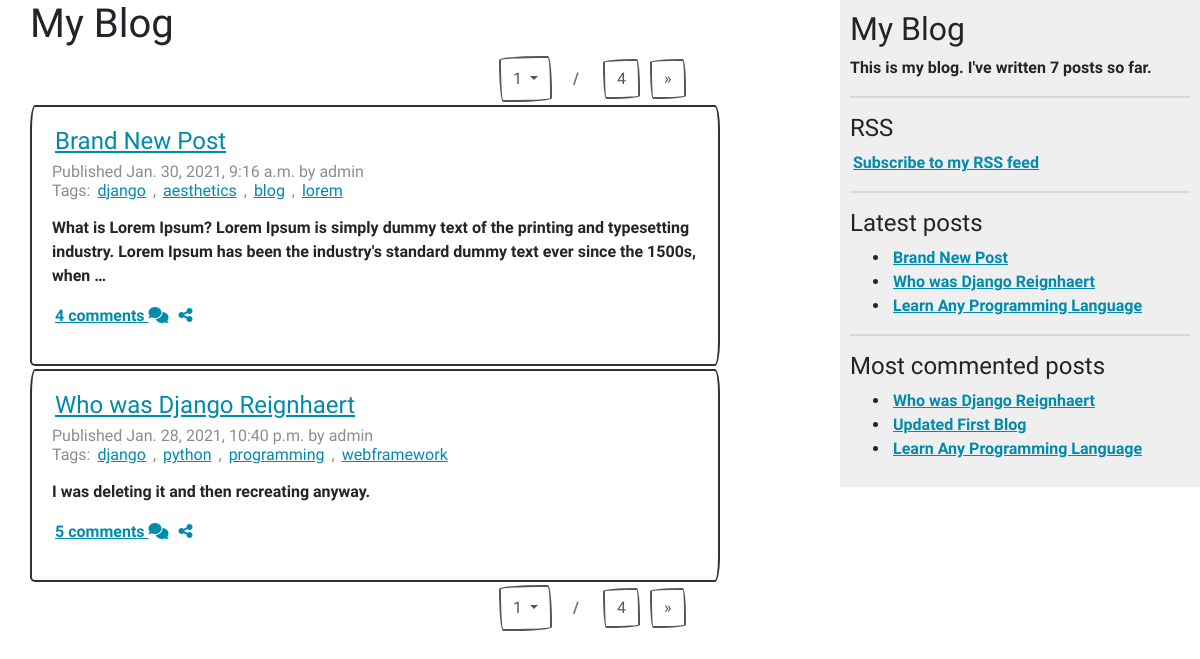
Page /blog/ on the earlier database version.
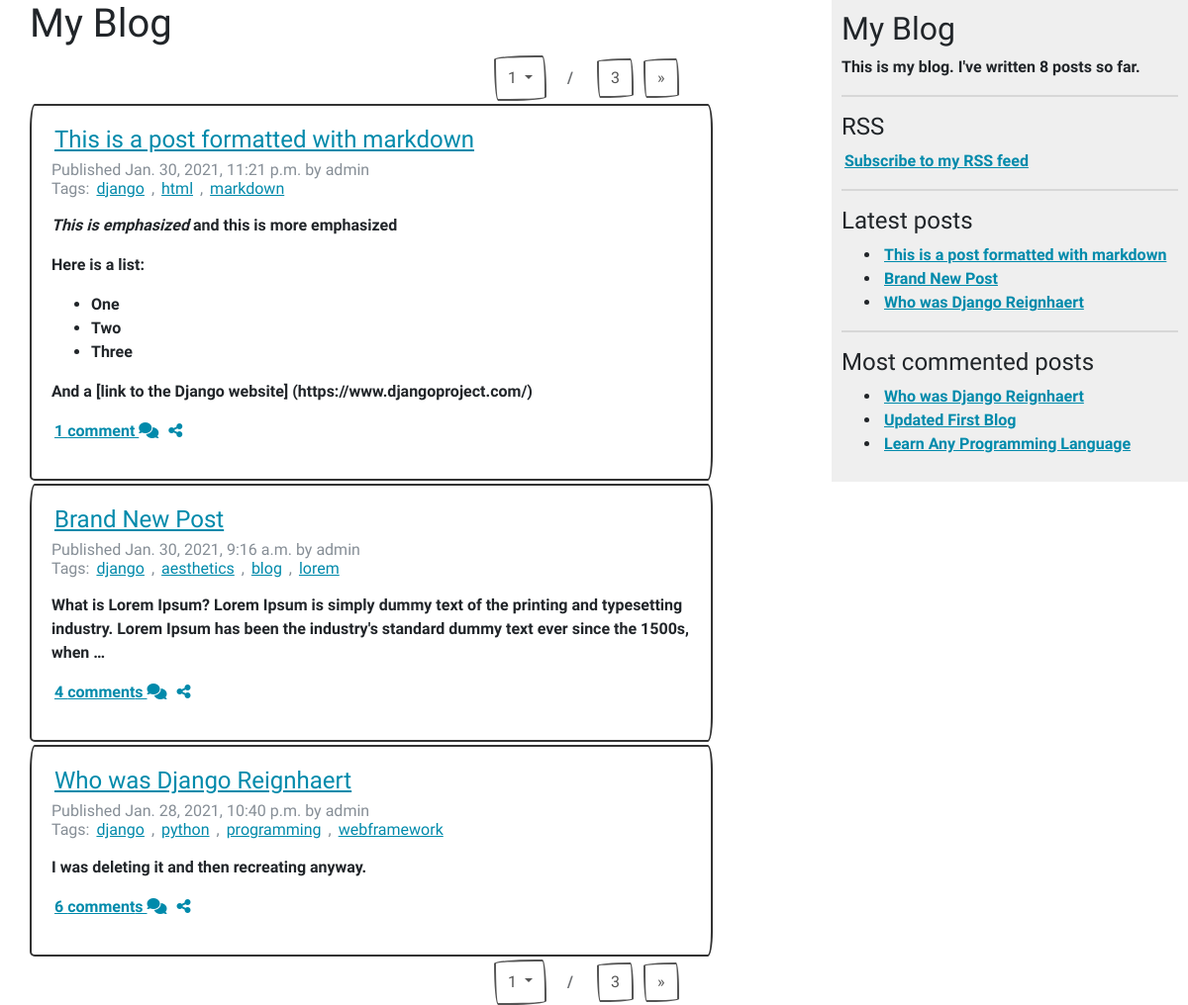
Same page on the later database version.
### blog/models.py (models this page shows, shortened)
class Post(models.Model):
    STATUS_CHOICES = (
        ('draft', 'Draft'),
        ('published', 'Published')
    )
    title = models.CharField(max_length=250)
    slug = models.SlugField(max_length=250, unique_for_date='publish')
    author = models.ForeignKey(User, on_delete=models.CASCADE, related_name='blog_posts')
    body = models.TextField()
    publish = models.DateTimeField(default=timezone.now)
    created = models.DateTimeField(auto_now_add=True)
    updated = models.DateTimeField(auto_now=True)
    status = models.CharField(max_length=10,
                            choices=STATUS_CHOICES,
                            default='draft')
    tags = TaggableManager()
    class Meta:
        ordering = ('-publish', ) # append ',' to tell Python it's a tuple.
    def get_absolute_url(self):
        return reverse('blog:post_detail',
                        args=[self.publish.year,
                                self.publish.month,
                                self.publish.day, self.slug])
    objects = models.Manager()
    published = PublishedManager()

### blog/views.py (the view)
# urls.py: path('', views.post_list, name='post_list'),
def post_list(request, tag_slug=None):
    object_list = Post.published.all()
    tag = None
    if tag_slug:
        tag = get_object_or_404(Tag, slug=tag_slug)
        object_list = object_list.filter(tags__in=[tag])
    BLOG_POSTS_PAGE_SIZE = get_object_or_404(IntegerParams, name='BLOG_POSTS_PAGE_SIZE').value
    paginator = Paginator(object_list, per_page=BLOG_POSTS_PAGE_SIZE)
    page_number = request.GET.get('page_number')
    try:
        posts = paginator.get_page(page_number)
    except  PageNotAnInteger:
        posts = paginator.get_page(1)
    except EmptyPage:
        posts = paginator.get_page(paginator.num_pages)
    return render(request, 'blog/post/list.html',
                        {
                            'posts': posts,
                            'page_number': page_number,
                            'range': range(1,paginator.num_pages+1),
                            'tag': tag
                        })

### blog/models.py (called while the page is built)
    def get_queryset(self):
        return super(PublishedManager, self).get_queryset()\
                                            .filter(status='published')

### blog/templatetags/blog_tags.py (called while the page is built)
@register.simple_tag
def total_posts():
    return Post.published.count()

@register.inclusion_tag('blog/post/latest_posts.html')
def show_latest_posts(count=5):
    latest_posts = Post.published.order_by('-publish')[:count]
    return {'latest_posts': latest_posts}

@register.simple_tag
def get_most_commented_posts(count=5):
    return Post.published.annotate(total_comments=Count('comments')).order_by('-total_comments')[:count]

@register.filter(name='markdown')
def markdown_format(text):
    return mark_safe(markdown.markdown(text))

### blog/templates/blog/post/list.html (shortened to what this page needs)
{% extends 'blog/base.html' %}
{% load blog_tags %}
{% block content %}
    <h1>My Blog</h1>
    {% include 'blog/pagination.html' with page=posts %}
    {% for post in posts %}
        <div class="card">
            <div class="card-body">
                <h4 class="card-title"><a href="{{ post.get_absolute_url }}">{{ post.title }}</a></h4>
                <h6 class="card-subtitle mb-2 text-muted">
                    Published {{ post.publish }} by {{ post.author }} <br>
                    Tags:
                    {% for tag in post.tags.all %}
                        <a href="{% url 'blog:post_list_by_tag' tag.slug %}">{{ tag.name }}</a>
                        {% if not forloop.last %}, {% endif %}
                    {% endfor %}
                </h6>
                <p class="card-text">
                    {{ post.body|markdown|truncatewords_html:30 }}
                </p>
                {% with post.comments.count as total_comments %}
                    <p class="text-muted">
                        <a href="{{ post.get_absolute_url }}">{{total_comments}} comment{{total_comments|pluralize}} <i class="fas fa-comments"></i></a>
                        <a href="{% url 'blog:post_share' post.id %}"><i class="fas fa-share-alt"></i></a>
                    </p>
                {% endwith %}
            </div>
        </div>
    {% endfor %}
    {% include 'blog/pagination.html' with page=posts %}
{% endblock %}

### blog/templates/blog/base.html (shortened to what this page needs)
{% load blog_tags %}
{% load static %}
<!DOCTYPE html>
<html lang="en">
<head>
    <link rel="stylesheet" href="{% static 'blog/css/bootstrap-united.min.css' %}">
    <link rel="stylesheet" href="{% static 'blog/css/bootstrap-sketchy.min.css' %}">
    <link rel="stylesheet" href="{% static 'blog/css/main.css' %}">
</head>
<body>
    <div id="content">
        {% block content %}
        {% endblock %}
    </div>
    <div id="sidebar">
        <h2>My Blog</h2>
        <p>This is my blog. I've written {% total_posts %} posts so far.</p>
        <hr>
        <h4>RSS</h4>
        <p><a href="{% url 'blog:post_feed' %}">
            Subscribe to my RSS feed
        </a></p>
        <hr>
        <h4>Latest posts</h4>
        {% show_latest_posts 3 %}
        <hr>
        <h4>Most commented posts</h4>
        {% get_most_commented_posts 3 as most_commented_posts %}
        <ul>
            {% for post in most_commented_posts %}
                <li>
                    <a href="{{ post.get_absolute_url}}"> {{ post.title }} </a>
                </li>
            {% endfor %}
        </ul>
    </div>
</body>
</html>

### blog/templates/blog/pagination.html (shortened to what this page needs)
<div class="row justify-content-between">
    <div class="col-8">
    </div>
    <div class="col-4">
        <div class="row">
            <div class="btn-group mr-1">
                <button type="button" class="btn btn-outline-secondary dropdown-toggle" data-toggle="dropdown" aria-haspopup="true" aria-expanded="false">
                  {{page.number}}
                </button>
            </div>
            <div class="mr-1">
            <a class="btn btn-light disabled" href="#"><strong>/</strong></a>
            </div>
            <div class="mr-1">
            <a class="btn btn-outline-secondary" href="?page_number={{page.paginator.num_pages}}">{{page.paginator.num_pages}}</a>
            </div>
            <div mr-1>
            {% if page.has_next %}
                <a class="btn btn-outline-secondary" href="?page_number={{page.next_page_number}}">&raquo;</a>
            {% endif %}
            </div>
        </div>
    </div>
  </div>

### blog/templates/blog/post/latest_posts.html
<ul>
    {% for post in latest_posts %}
        <li>
            <a href="{{ post.get_absolute_url }}">{{ post.title }}</a>
        </li>
    {% endfor %}
</ul>

### blog/static/blog/css/main.css (style rules this page uses)
a { color: #008aab; margin: 3px; }
.card { margin-top: 3px; margin-bottom: 3px; }
#content { float:left; width:60%; padding:0 0 0 30px; }
#sidebar { float:right; width:30%; padding:10px; background:#efefef; height:100%; }

Differences in the rows shown:
no longer on one of the page's lists (row unchanged): Post: title "Learn Any Programming Language"
added Post: title "This is a post formatted with markdown", publish "Jan. 30, 2021, 11:21 p.m.", author "admin", body "This is emphasized and this is more emphasized Here is a list: One Two Three And a [link to the Django website] (https://www.djangoproject.com/)", comments.count "1", Tag (name "django")
added Tag: name "html", shown under "This is a post formatted with markdown"
added Tag: name "markdown", shown under "This is a post formatted with markdown"
computed for Post "Who was Django Reignhaert": comments.count "5" → "6"
Other differences:
{{ page.paginator.num_pages }}: "4 4" → "3 3"
text no longer shown: "7"
text now shown: "8"
